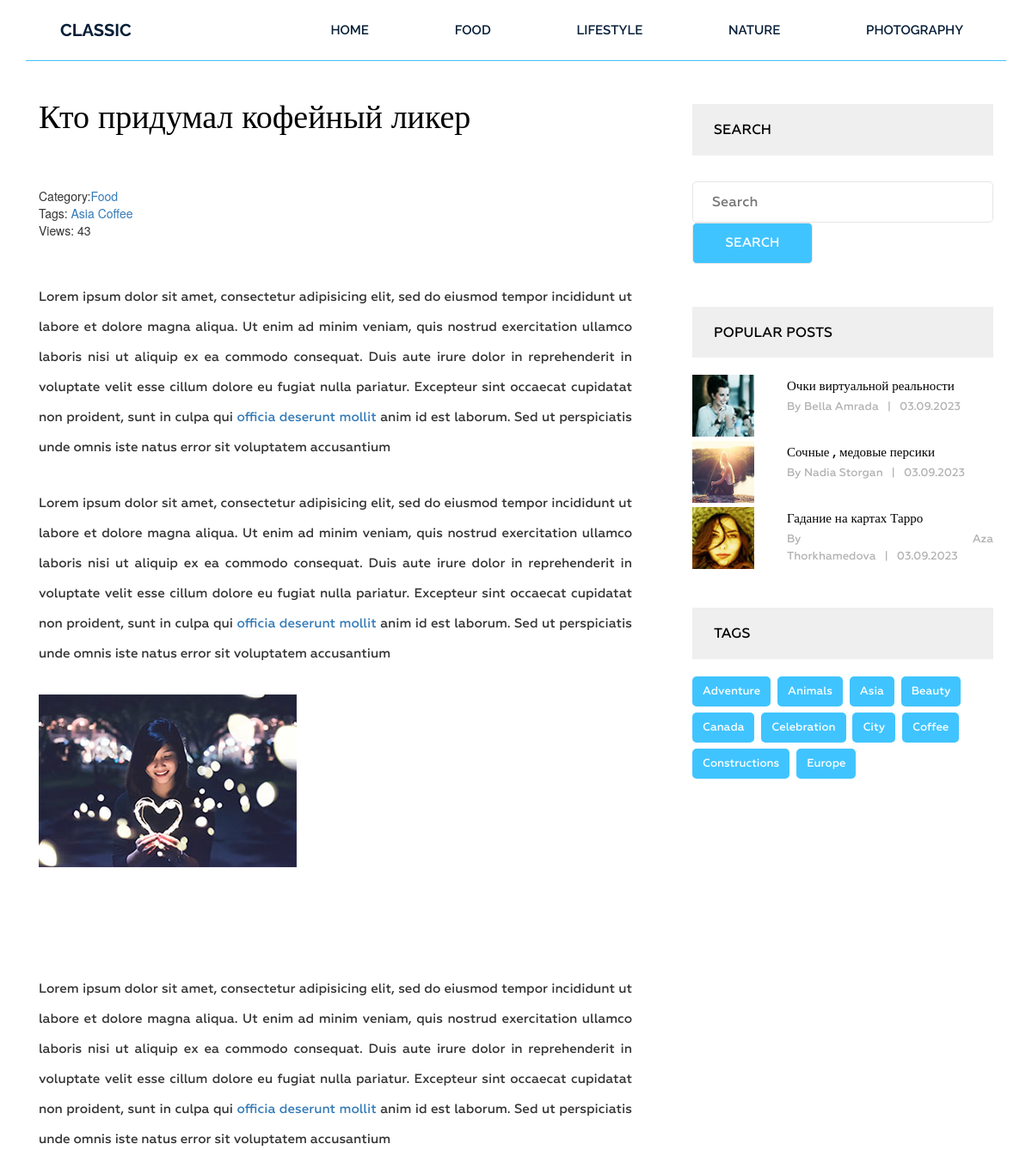
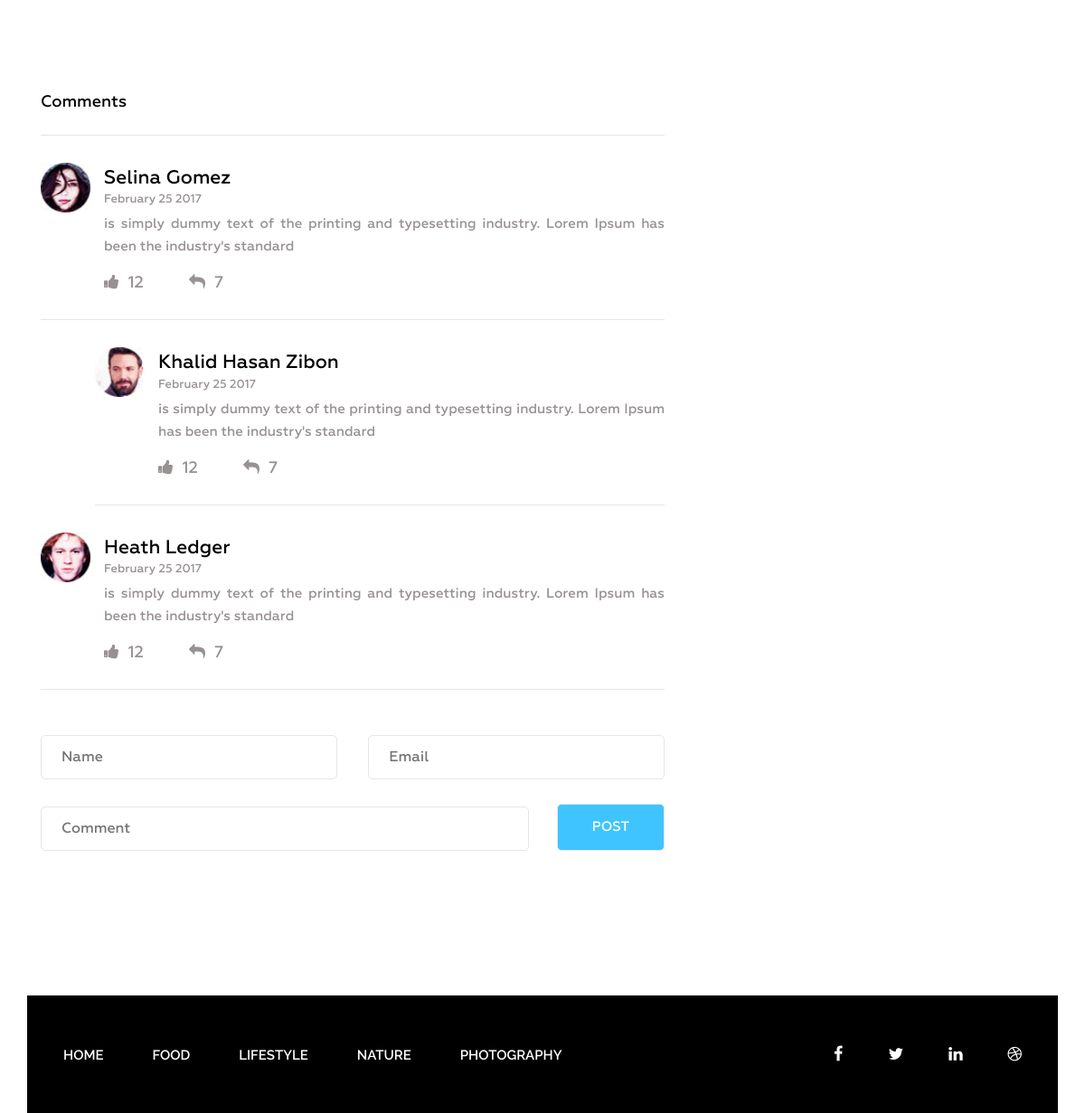
The page /post/kto-pridumal-kofejnyj-liker/ on the database its author committed (2 pictures, top to bottom).
### blog/models.py (models this page shows, shortened)
class Category(models.Model):
    title = models.CharField(max_length=255)
    slug = models.SlugField(max_length=255, verbose_name='Url', unique=True)
    def __str__(self):
        return self.title
    def get_absolute_url(self):
        return reverse(viewname='category', kwargs={'slug': self.slug})
    class Meta:
        ordering = ['title']
        verbose_name = 'Category'
        verbose_name_plural = 'Categories'

class Post(models.Model):
    title = models.CharField(max_length=255)
    slug = models.SlugField(max_length=50, verbose_name='Url', unique=True)
    author = models.CharField(max_length=100)
    content = models.TextField(blank=True)
    created_at = models.DateTimeField(auto_now_add=True, verbose_name='Published')
    photo = models.ImageField(upload_to='photos/%Y/%m/%d/', blank=True)
    views = models.IntegerField(default=0, verbose_name='Number of views')
    category = models.ForeignKey(Category, on_delete=models.PROTECT, related_name='posts')
    tags = models.ManyToManyField(Tag, blank=True, related_name='posts')
    class Meta:
        verbose_name = 'Post'
        verbose_name_plural = 'Posts'
        ordering = ['-created_at']

class Tag(models.Model):
    title = models.CharField(max_length=255)
    slug = models.SlugField(max_length=50, verbose_name='Url', unique=True)
    def get_absolute_url(self):
        return reverse(viewname='tag', kwargs={'slug': self.slug})
    class Meta:
        verbose_name = 'Tag'
        verbose_name_plural = 'Tags'
        ordering = ['title']

### blog/views.py (the view)
# urls.py: path('post/<str:slug>/', GetPost.as_view(), name='post'),
class GetPost(DetailView):
    model = Post
    context_object_name = 'post'
    template_name = 'blog/single.html'
    def get_context_data(self, *, object_list=None, **kwargs):
        context = super().get_context_data(**kwargs)
        Post.objects.filter(pk=self.object.pk).update(views=F('views') + 1)  # одним запросом в бд фиксит проблему выше
        return context

### blog/templatetags/menu.py (called while the page is built)
@register.inclusion_tag('blog/menu_tpl.html')
def show_menu(menu_class='menu'):
    categories = Category.objects.all()
    return {'categories': categories, 'menu_class': menu_class}

### blog/templatetags/sidebar.py (called while the page is built)
@register.inclusion_tag('blog/popular_posts.html')
def get_popular_posts(cnt=3):
    posts = Post.objects.order_by('-views')[:cnt]
    return {'posts': posts}

@register.inclusion_tag('blog/tags_tpl.html')
def get_tags(cnt=20):
    tags = Tag.objects.all()[:cnt]
    return {'tags': tags}

### blog/templates/blog/single.html (shortened to what this page needs)
{% extends 'base.html' %}
{% load static %}
{% load sidebar %}
{% block content %}
<section class="single-blog-area">
    <div class="container">
        <div class="row">
            <div class="col-md-12">
                <div class="border-top">
                    <div class="col-md-8">
                        <div class="blog-area">
                            <div class="blog-area-part">
                                <h2>{{post.title}}</h2>
                                <div class="single-content">
                                <span>Category:<a
                                        href="{{ post.category.get_absolute_url }}">{{post.category}}</a></span>
                                    <br>
                                    {% if post.tags.exists %}
                                    <span>Tags:
                                    {% for tag in post.tags.all %}
                                   <a href="{{tag.get_absolute_url}}">{{tag.title}}</a>
                                    {% endfor %}
                                         </span>
                                    <br>
                                    {% endif%}
                                    <span>Views: {{ post.views }}</span>
                            </div>
                            <br>
                                {{post.content|safe}}
                                </div>
                        <div class="commententries">
                            <h3>Comments</h3>
                            <ul class="commentlist">
                                <li>
                                    <article class="comment">
                                        <header class="comment-author">
                                            <img src="img/author-1.jpg" alt="">
                                        </header>
                                        <section class="comment-details">
                                            <div class="author-name">
                                                <h5><a href="#">Selina Gomez</a></h5>
                                                <p>February 25 2017</p>
                                            </div>
                                            <div class="comment-body">
                                                <p>is simply dummy text of the printing and typesetting industry.
                                                    Lorem Ipsum has been the industry's standard </p>
                                            </div>
                                            <div class="reply">
                                                <p><span><a href="#"><i class="fa fa-thumbs-up"
                                                                        aria-hidden="true"></i></a>12</span><span><a
                                                        href="#"><i class="fa fa-reply"
                                                                    aria-hidden="true"></i></a>7</span>
                                                </p>
                                            </div>
                                        </section>
                                    </article>
                                    <ul class="children">
                                        <li>
                                            <article class="comment">
                                                <header class="comment-author">
                                                    <img src="img/author-2.jpg" alt="">
                                                </header>
                                                <section class="comment-details">
                                                    <div class="author-name">
                                                        <h5><a href="#">Khalid Hasan Zibon</a></h5>
                                                        <p>February 25 2017</p>
                                                    </div>
                                                    <div class="comment-body">
                                                        <p>is simply dummy text of the printing and typesetting
                                                            industry. Lorem Ipsum has been the industry's
                                                            standard </p>
                                                    </div>
                                                    <div class="reply">
                                                        <p><span><a href="#"><i class="fa fa-thumbs-up"
                                                                                aria-hidden="true"></i></a>12</span><span><a
                                                                href="#"><i class="fa fa-reply"
                                                                            aria-hidden="true"></i></a>7</span></p>
                                                    </div>
                                                </section>
                                            </article>
                                        </li>
                                    </ul>
                                </li>
                                <li>
                                    <article class="comment">
                                        <header class="comment-author">
                                            <img src="img/author-3.jpg" alt="">
                                        </header>
                                        <section class="comment-details">
                                            <div class="author-name">
                                                <h5><a href="#">Heath Ledger</a></h5>
                                                <p>February 25 2017</p>
                                            </div>
                                            <div class="comment-body">
                                                <p>is simply dummy text of the printing and typesetting industry.
                                                    Lorem Ipsum has been the industry's standard </p>
                                            </div>
                                            <div class="reply">
                                                <p><span><a href="#"><i class="fa fa-thumbs-up"
                                                                        aria-hidden="true"></i></a>12</span><span><a
                                                        href="#"><i class="fa fa-reply"
                                                                    aria-hidden="true"></i></a>7</span>
                                                </p>
                                            </div>
                                        </section>
                                    </article>
                                </li>
                            </ul>
                        </div>
                        <form action="#" method="get">
                            <div class="name">
                                <input type="text" name="" id="" placeholder="Name" class="name">
                            </div>
                            <div class="email">
                                <input type="email" name="" id="" placeholder="Email" class="email">
                            </div>
                            <div class="comment">
                                <input type="text" name="" id="" placeholder="Comment" class="comment">
                            </div>
                            <div class="post">
                                <input type="submit" value="Post">
                            </div>
                        </form>
                    </div>
                </div>
                <div class="col-md-4">
                      <div class="newsletter">
                        <h2 class="sidebar-title">Search</h2>
                        <form action="{% url 'search' %}" method="get">
                            <input type="text" name="s" placeholder="Search">
                            <input type="submit" value="Search">
                        </form>
                    </div>
                    {% get_popular_posts 3 %}
                    {% get_tags %}
                    </div>
            </div>
        </div>
    </div>
    </div>
</section>
{% endblock %}

### templates/base.html (shortened to what this page needs)
{% load static %}
{% load cache %}
<!DOCTYPE html>
<html lang="en">
<head>
    <link rel="stylesheet" href="{% static 'css/bootstrap.css' %}">
    <link rel="stylesheet" href="{% static 'css/font-awesome.min.css' %}">
    <link rel="stylesheet" href="{% static 'css/owl.carousel.min.css' %}">
    <link rel="stylesheet" href="{% static 'css/owl.theme.default.min.css' %}">
    <link rel="stylesheet" href="{% static 'style.css' %}">
    <link rel="stylesheet" href="{% static 'responsive.css' %}">
</head>
<body>
<div class="wrapper">
    {% cache 20 header %}
        {% include 'inc/_header.html' %}
    {% endcache %}
    {% block content %}
    {% endblock %}
    {% cache 20 footer %}
        {% include 'inc/_footer.html' %}
    {% endcache %}
</div>
</body>
</html>

### blog/templates/blog/menu_tpl.html
<div class="{{ menu_class }}">
    <ul>
        <li><a href="{% url 'home' %}">Home</a></li>
        {% for item in categories %}
        <li><a href="{{ item.get_absolute_url }}">{{item.title}}</a></li>
        {% endfor %}
    </ul>
</div>

### blog/templates/blog/popular_posts.html
<h2 class="sidebar-title">Popular posts</h2>
<div class="grid">
    {% for post in posts %}
    <div class="portfolio-item popular">
        {% if post.photo%}
        <img class="mr-3" src=" {{ post.photo.url }}" alt="{{ post.title }}">
        {% else%}
        <img class="mr-3" src="https://picsum.photos/seed/picsum/300/201" alt="{{ post.title }}">
        {% endif %}
        <div class="portfolio-text">
            <h5><a href="{{ post.get_ablosute_url }}">{{post.title}}</a></h5>
            <p>By {{post.author }}<span>|</span>{{post.created_at|date:"d.m.Y"}}</p>
        </div>
      </div>
        {% endfor %}
</div>

### blog/templates/blog/tags_tpl.html
<div class="tags">
    <h2 class="sidebar-title">Tags</h2>
    {% for tag in tags %}
    <p><a href="{{tag.get_absolute_url}}">{{tag.title}}</a></p>
    {% endfor %}
</div>

### templates/inc/_footer.html
{% load menu %}
<br><br><br>
<footer class="footer">
    <div class="container">
        <div class="row">
            <div class="col-md-12">
                <div class="footer-bg">
                    <div class="row">
                        <div class="col-md-9">
                                          {% show_menu 'footer-menu' %}
                        </div>
                        <div class="col-md-3">
                            <div class="footer-icon">
                                <p><a href="#"><i class="fa fa-facebook" aria-hidden="true"></i></a><a href="#"><i
                                        class="fa fa-twitter" aria-hidden="true"></i></a><a href="#"><i
                                        class="fa fa-linkedin" aria-hidden="true"></i></a><a href="#"><i
                                        class="fa fa-dribbble" aria-hidden="true"></i></a></p>
                            </div>
                        </div>
                    </div>
                </div>
            </div>
        </div>
    </div>
</footer>

### rows shown on the page
Category: title "FOOD"
Category: title "LIFESTYLE"
Category: title "NATURE"
Category: title "PHOTOGRAPHY"
Post: title "Кто придумал кофейный ликер", category "Food", views "43", content "Lorem ipsum dolor sit amet, consectetur adipisicing elit, sed do eiusmod tempor incididunt ut labore et dolore magna aliqua. Ut enim ad minim veniam, quis nostrud exercitation ullamco laboris nisi ut aliquip ex ea commodo consequat. Duis aute irure dolor in reprehenderit in voluptate velit esse cillum dolore eu fugiat nulla pariatur. Excepteur sint occaecat cupidatat non proident, sunt in culpa qui officia deserunt mollit anim id est laborum. Sed ut perspiciatis unde omnis iste natus error sit voluptatem accusantium Lorem ipsum dolor sit amet, consectetur adipisicing elit, sed do eiusmod tempor incididunt ut labore et dolore magna aliqua. Ut enim ad minim veniam, quis nostrud exercitation…", content (picture)
Tag: title "Asia"
Tag: title "Coffee"
Post: photo (picture), title "Очки виртуальной реальности", author "Bella Amrada", created_at "03.09.2023"
Post: photo (picture), title "Сочные , медовые персики", author "Nadia Storgan", created_at "03.09.2023"
Post: photo (picture), title "Гадание на картах Тарро", author "Aza Thorkhamedova", created_at "03.09.2023"
Tag: title "Adventure"
Tag: title "Animals"
Tag: title "Beauty"
Tag: title "Canada"
Tag: title "Celebration"
Tag: title "City"
Tag: title "Constructions"
Tag: title "Europe"
